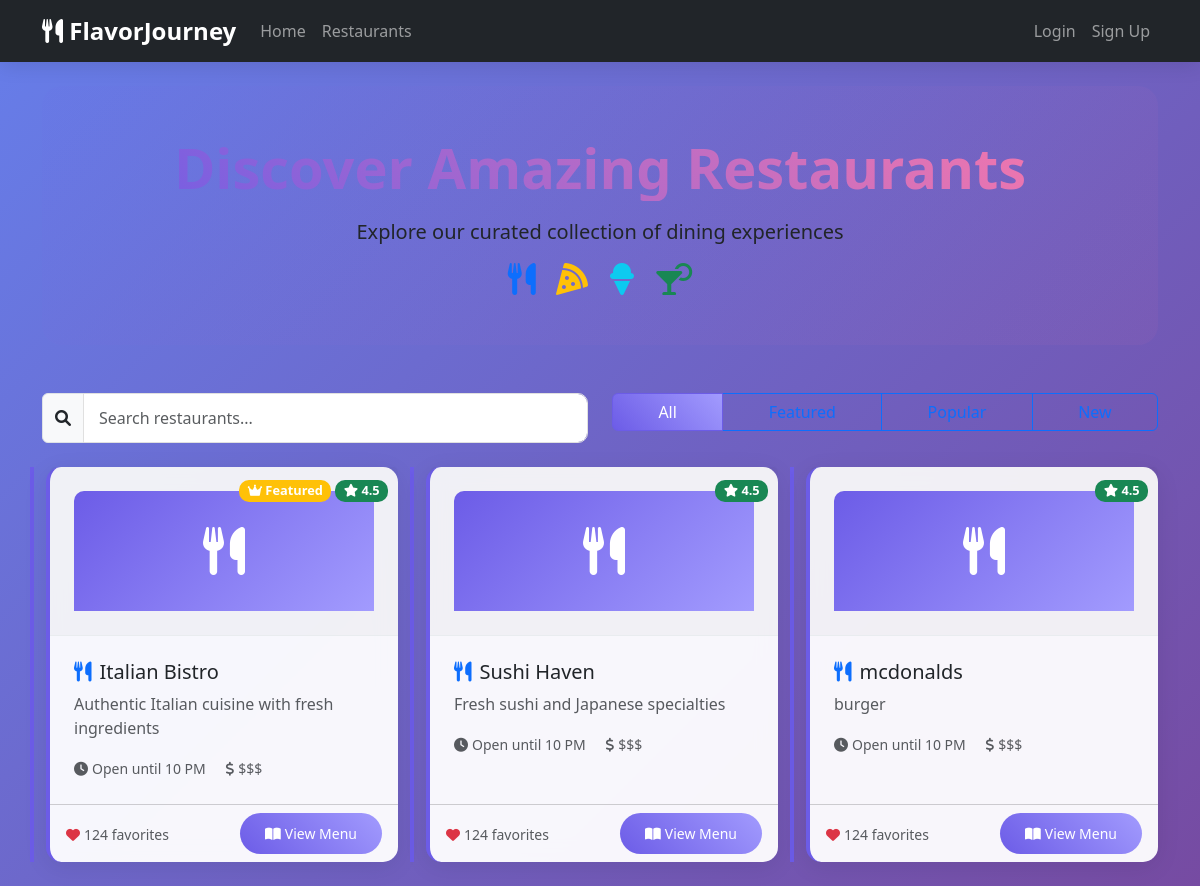
The app's page /restaurants, older data.
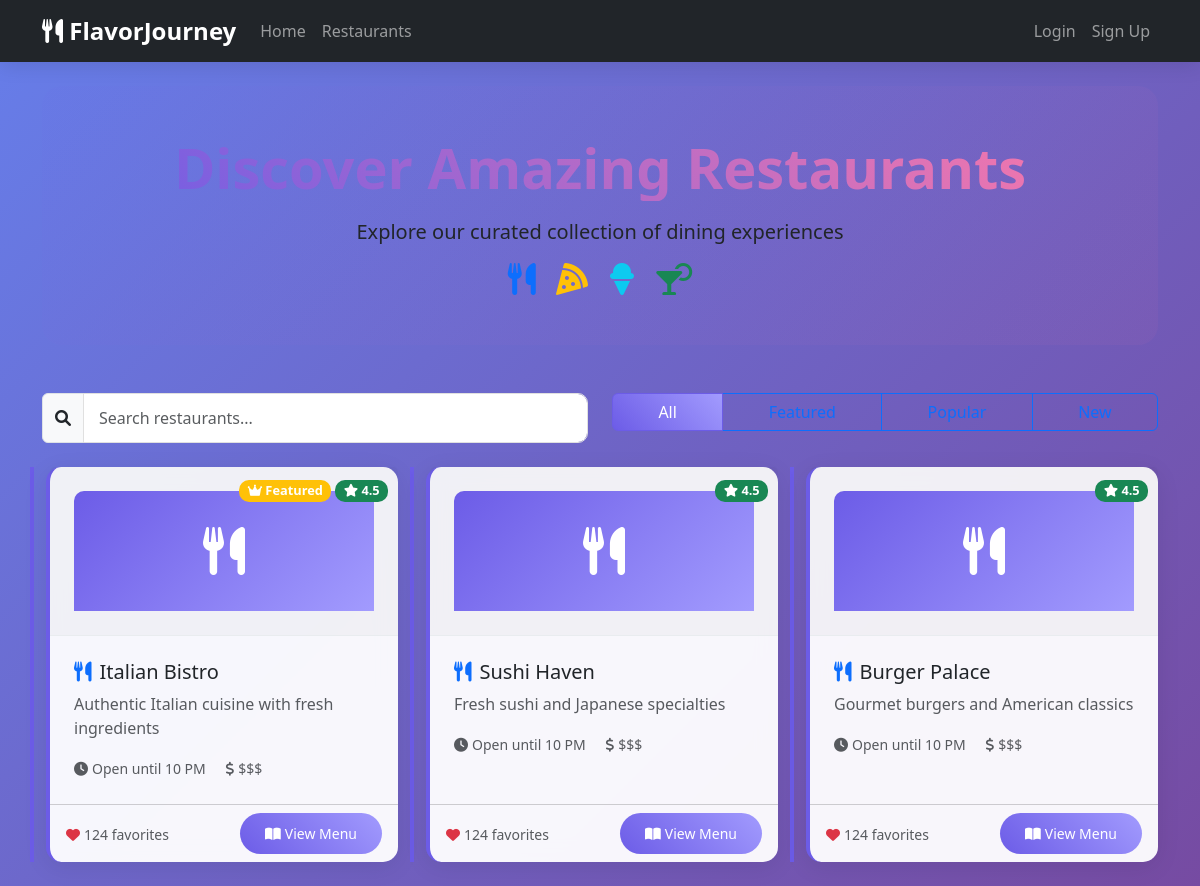
The same page, newer data.
### models.py (models this page shows)
class Restaurant(db.Model):
    id = db.Column(db.Integer, primary_key=True)
    name = db.Column(db.String(100), nullable=False)
    description = db.Column(db.Text)
    image_url = db.Column(db.String(200))
    category = db.Column(db.String(50), default='Other')
    phone = db.Column(db.String(20))
    email = db.Column(db.String(120))
    created_at = db.Column(db.DateTime, default=lambda: datetime.now(timezone.utc))
    menu_items = db.relationship('MenuItem', backref='restaurant', lazy=True, cascade='all, delete-orphan')

### app.py (the view)
@app.route('/restaurants')
def restaurants():
    restaurants = Restaurant.query.all()
    return render_template('restaurants.html', restaurants=restaurants)

### templates/restaurants.html (shortened to what this page needs)
{% extends "base.html" %}
{% block content %}
<div class="restaurants-header text-center mb-5">
    <h1 class="display-4 fw-bold text-gradient mb-3">Discover Amazing Restaurants</h1>
    <p class="lead">Explore our curated collection of dining experiences</p>
    <div class="header-graphics">
        <i class="fas fa-utensils fa-2x text-primary me-3"></i>
        <i class="fas fa-pizza-slice fa-2x text-warning me-3"></i>
        <i class="fas fa-ice-cream fa-2x text-info me-3"></i>
        <i class="fas fa-cocktail fa-2x text-success"></i>
    </div>
</div>
<div class="row mb-4">
    <div class="col-md-6">
        <div class="search-box">
            <div class="input-group">
                <span class="input-group-text"><i class="fas fa-search"></i></span>
                <input type="text" class="form-control" placeholder="Search restaurants..." id="searchInput">
            </div>
        </div>
    </div>
    <div class="col-md-6">
        <div class="filter-buttons">
            <div class="btn-group w-100">
                <button class="btn btn-outline-primary active" data-filter="all">All</button>
                <button class="btn btn-outline-primary" data-filter="featured">Featured</button>
                <button class="btn btn-outline-primary" data-filter="popular">Popular</button>
                <button class="btn btn-outline-primary" data-filter="new">New</button>
            </div>
        </div>
    </div>
</div>
<div class="row" id="restaurantsGrid">
    {% for restaurant in restaurants %}
    <div class="col-lg-4 col-md-6 mb-4 restaurant-card" data-category="{% if loop.first %}featured{% else %}popular{% endif %}">
        <div class="card h-100 restaurant-card-inner">
            <div class="card-header position-relative">
                <div class="restaurant-image-placeholder">
                    <i class="fas fa-utensils fa-3x text-white"></i>
                </div>
                <div class="restaurant-badges">
                    {% if loop.first %}
                    <span class="badge bg-warning"><i class="fas fa-crown"></i> Featured</span>
                    {% endif %}
                    <span class="badge bg-success"><i class="fas fa-star"></i> 4.5</span>
                </div>
            </div>
            <div class="card-body">
                <h5 class="card-title">
                    <i class="fas fa-utensils me-2 text-primary"></i>{{ restaurant.name }}
                </h5>
                <p class="card-text text-muted">{{ restaurant.description }}</p>
                <div class="restaurant-meta">
                    <small class="text-muted">
                        <i class="fas fa-clock me-1"></i>Open until 10 PM
                    </small>
                    <small class="text-muted ms-3">
                        <i class="fas fa-dollar-sign me-1"></i>$$$
                    </small>
                </div>
            </div>
            <div class="card-footer bg-transparent">
                <div class="d-flex justify-content-between align-items-center">
                    <div class="restaurant-stats">
                        <small class="text-muted">
                            <i class="fas fa-heart text-danger me-1"></i>124 favorites
                        </small>
                    </div>
                    <a href="{{ url_for('menu', restaurant_id=restaurant.id) }}" class="btn btn-primary btn-sm">
                        <i class="fas fa-book-open me-1"></i>View Menu
                    </a>
                </div>
            </div>
        </div>
    </div>
    {% endfor %}
</div>
{% endblock %}

Row changes from the older to the newer data that the page shows:
removed Restaurant: name "mcdonalds", description "burger"
added Restaurant: name "Burger Palace", description "Gourmet burgers and American classics"
